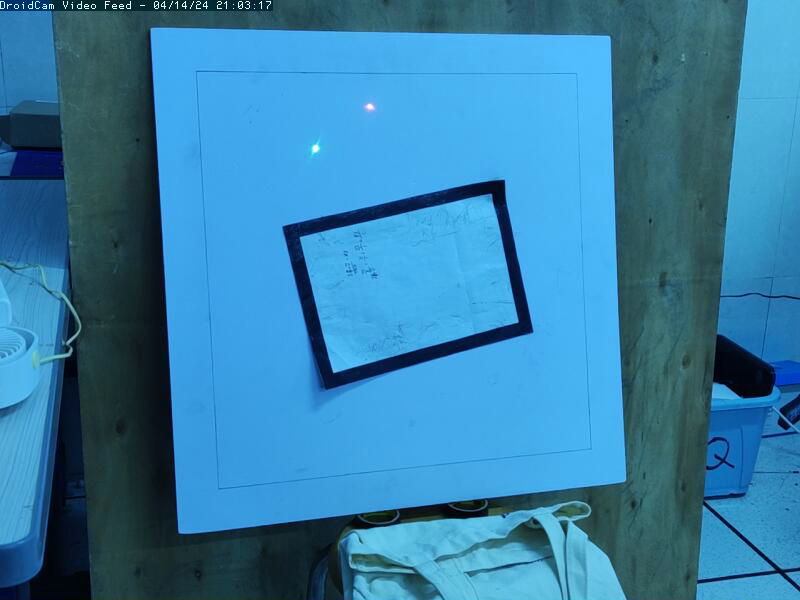
#> input picture week_9/src/img_5.jpeg, 800 x 600 px, found by its file name
$ python Edge_Detection.py
#> lines starting #> are read from the running program, lines starting #| are printed output that depends on the picture; after the words box and inside, x2 and y2 are one past the last pixel; in counts of white or black regions, pixels touching at a corner belong together
import cv2
import numpy as np

def preprocess_image(image_path):
    # 读取图像
#> called with image_path = 'week_9\\src\\img_5.jpeg'
    image = cv2.imread(image_path)
#> image is the input picture: shape (600, 800, 3); mean B, G, R 166.8, 125.9, 53.1
    # 去噪
    Denoised_image = cv2.fastNlMeansDenoisingColored(image, None, 10, 10, 7, 21)

    # 图像增强和对比度增强
    Enhanced_image = cv2.convertScaleAbs(Denoised_image, alpha=1, beta=30)
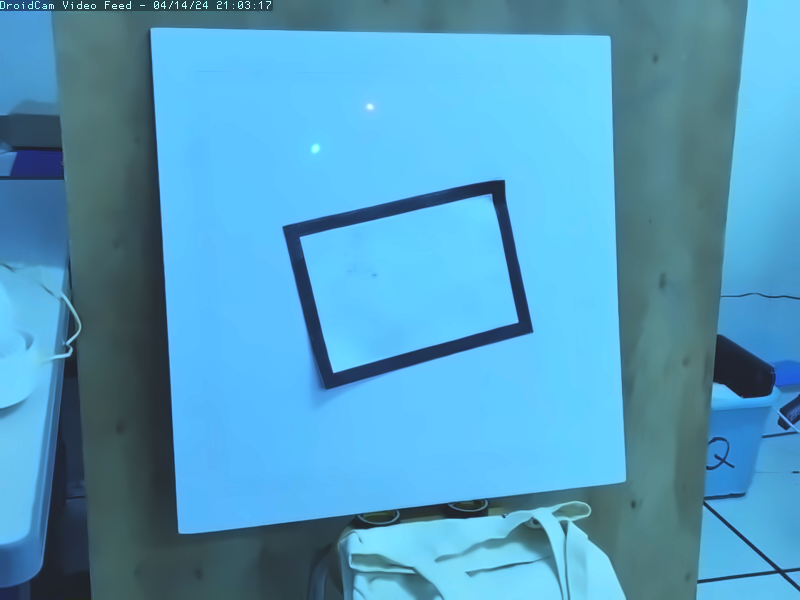
#> Enhanced_image: shape (600, 800, 3); mean B, G, R 191.7, 155.7, 82.8

    # 边缘检测
    canny_image = cv2.Canny(Enhanced_image, 50, 150)
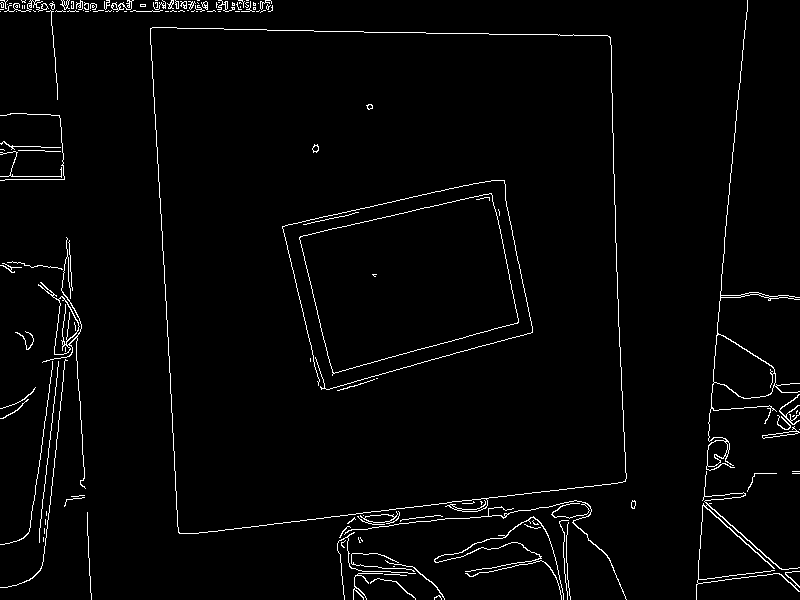
#> canny_image: shape (600, 800); 2.4% white in thin lines or dots

    return canny_image

def detect_quadrilaterals(image):
    contours, _ = cv2.findContours(image, cv2.RETR_TREE, cv2.CHAIN_APPROX_SIMPLE)
#> contours = 205 contours, 169 with area under 20; largest, box (x1, y1, x2, y2) and area: (150, 27, 627, 534) 216310, (150, 27, 627, 534) 216270, (299, 193, 519, 376) 26684, (299, 193, 519, 374) 26679, (706, 0, 800, 471) 3180

    # 建立一个四边形列表
    quadrilaterals = []
    # 遍历轮廓
    for contour in contours:
        # 计算轮廓面积
        area = cv2.contourArea(contour)
        # 去除干扰部分的区域
        min_area = 50000
        max_area = 8000000000000
        if min_area < area < max_area:
            # 对轮廓进行逼近
            peri = cv2.arcLength(contour, True)
            approx = cv2.approxPolyDP(contour, 0.01 * peri, True)

            # 如果逼近的轮廓有四个顶点，则认为是四边形
            if len(approx) == 4:
                quadrilaterals.append(approx)
#> this loop made 205 passes
#> (area, peri, approx) on passes 67, 70: (216309.5, 2078, [[150, 28], [179, 533], [625, 481], [609, 36]]), (216269.5, 1899.5, [[150, 29], [607, 35], [625, 480], [180, 533]])
#> area on passes 4, 6, 21, 25, 26, 30: 24.5, 27.5, 84, 188.5, 171, 26
#> after the loop, quadrilaterals = 2 contours; box (x1, y1, x2, y2) and area: (150, 28, 626, 534) 215432, (150, 29, 626, 534) 214564

    return quadrilaterals


def draw_points(image_path, quadrilaterals):
    image = cv2.imread(image_path)
    annotated_image = image.copy()

    for quad in quadrilaterals:
        # 绘制轮廓
        cv2.drawContours(annotated_image, [quad], -1, (255, 0, 0), 2)

         # 在图像上标记四个端点并打印坐标
        for i,point in enumerate(quad):
            x, y = point[0]
            cv2.circle(annotated_image, (x, y), 5, (0, 0, 255), -1)
            cv2.putText(annotated_image, f'({x}, {y})', (x, y), cv2.FONT_HERSHEY_SIMPLEX, 0.5, (100, 0, 255), 2)

            # 标记四边形的中心点
            M = cv2.moments(quad)
            cx = int(M['m10'] / M['m00'])
            cy = int(M['m01'] / M['m00'])
            cv2.circle(annotated_image, (cx, cy), 5, (0, 0, 255), -1)
            cv2.putText(annotated_image, f'({cx}, {cy})', (cx, cy), cv2.FONT_HERSHEY_SIMPLEX, 0.5, (100, 0, 255), 2)

    return annotated_image

# 主函数
if __name__ == "__main__":
    image = 'week_9\src\img_5.jpeg'

    # 图像预处理
    processed_image = preprocess_image(image)
    # 检测四边形并标记特征
    quadrilaterals = detect_quadrilaterals(processed_image)
    # 最终图像
#> (the run stopped early here; a loop or call above may not have finished)

$ run again, with week_9/src/img_1.jpeg copied over week_9/src/img_5.jpeg
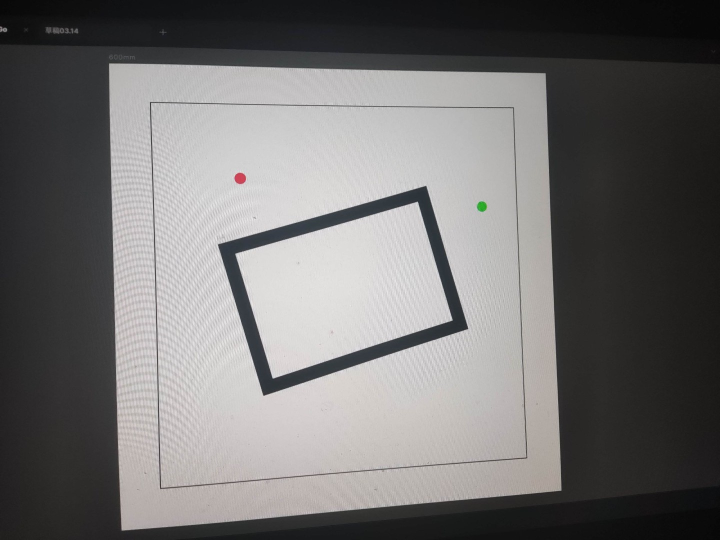
#> input picture week_9/src/img_1.jpeg, 1440 x 1080 px, found by its file name (shown at 1/2 size)
#> in preprocess_image, image is the input picture: shape (1080, 1440, 3); mean B, G, R 111.9, 112.3, 113.7
#> in preprocess_image, `Enhanced_image = cv2.convertScaleAbs(Denoised_image, alpha=1, beta=30)`:
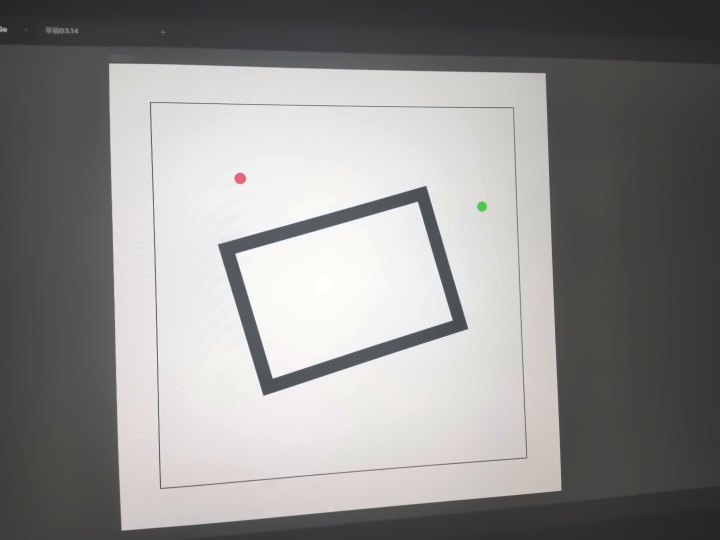
#> Enhanced_image: shape (1080, 1440, 3) (shown at 1/2 size); mean B, G, R 141.4, 142.1, 143.3
#> in preprocess_image, `canny_image = cv2.Canny(Enhanced_image, 50, 150)`:
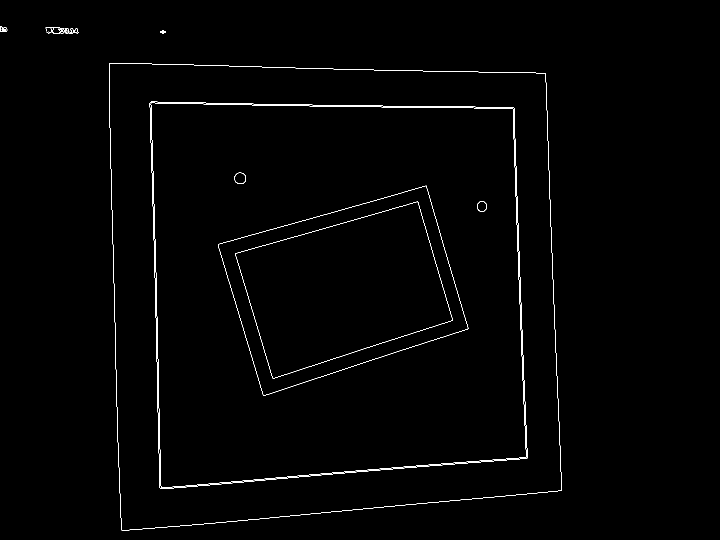
#> canny_image: shape (1080, 1440) (shown at 1/2 size); 0.81% white in thin lines or dots, all inside (x1, y1, x2, y2) = (0, 53, 1123, 1062)
#> contours = 31 contours, 9 with area under 20; largest, box (x1, y1, x2, y2) and area: (218, 126, 1123, 1062) 777970, (218, 126, 1123, 1062) 777968, (299, 203, 1055, 978) 538710, (301, 205, 1053, 976) 534492, (436, 371, 937, 792) 132345
#> the loop in detect_quadrilaterals, `for contour in contours:` made 31 passes
#> (area, peri, approx) on passes 1, 2, 3, 7, 8, 9: (777970.5, 3584.9, [[218, 127], [243, 1060], [1122, 981], [1090, 146]]), (777967.5, 3582.5, [[218, 128], [1089, 146], [1122, 980], [245, 1061]]), (538710, 2986.5, [[300, 204], [320, 977], [1054, 916], [1027, 214]]), (132345, 1590.5, [[852, 371], [436, 488], [527, 791], [936, 657]]), (132342.5, 1588.7, [[851, 371], [936, 656], [527, 791], [436, 489]]), (96194.5, 1362.2, [[835, 403], [470, 507], [545, 756], [904, 641]])
#> after the loop in detect_quadrilaterals, `for contour in contours:`: quadrilaterals = 7 contours; box (x1, y1, x2, y2) and area: (218, 127, 1123, 1061) 774797, (218, 128, 1123, 1062) 773124, (300, 204, 1055, 978) 539343, (436, 371, 937, 792) 132462, (436, 371, 937, 792) 132054, (470, 403, 905, 757) 96031, (470, 403, 906, 757) 95642
